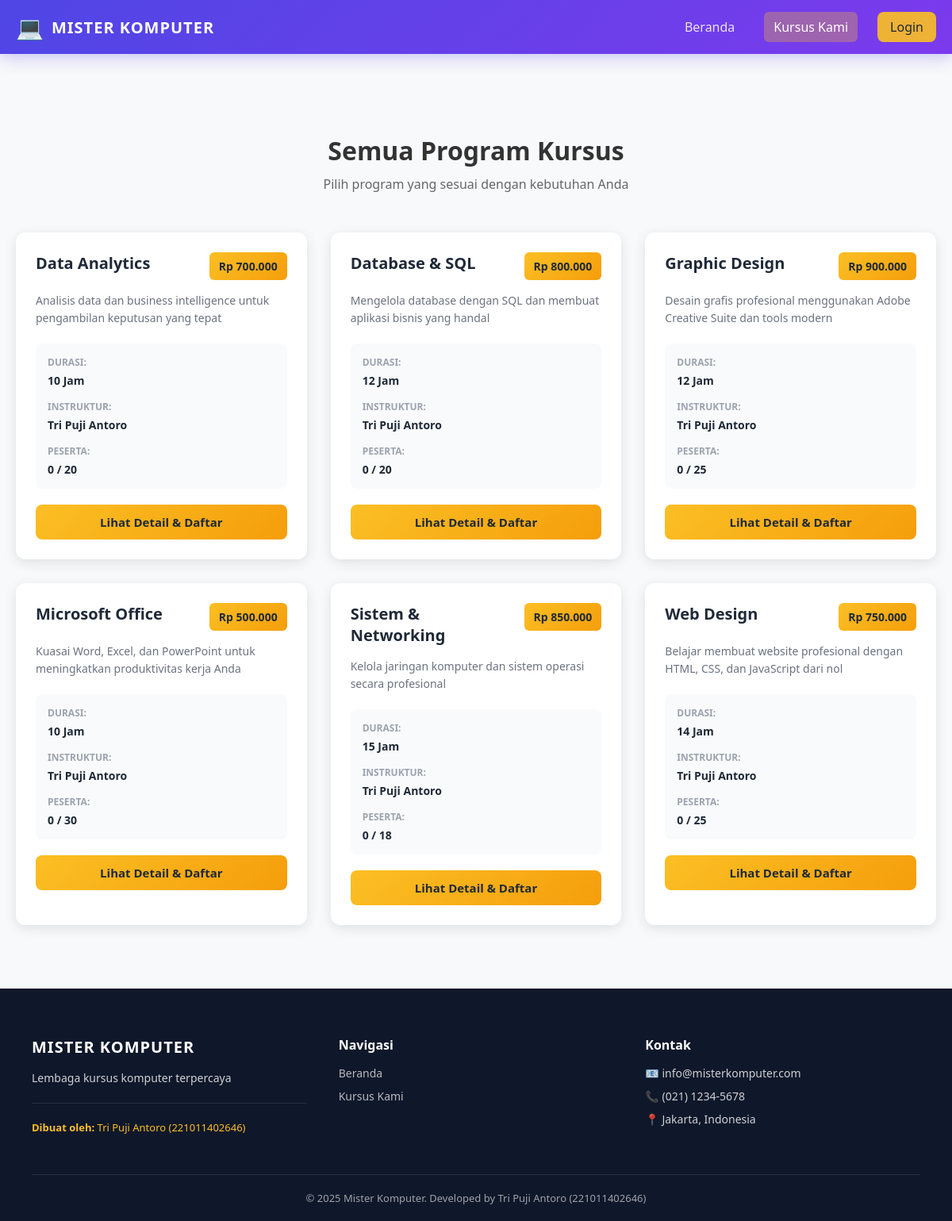
Page /pages/courses.php on the committed database.
### tables this page shows
CREATE TABLE IF NOT EXISTS courses (
    id_course INT AUTO_INCREMENT PRIMARY KEY,
    nama_course VARCHAR(100) NOT NULL,
    deskripsi TEXT NOT NULL,
    harga DECIMAL(10, 2) NOT NULL,
    durasi_jam INT NOT NULL,
    instruktur VARCHAR(100) NOT NULL,
    kapasitas INT DEFAULT 30,
    image_url VARCHAR(255),
    created_at TIMESTAMP DEFAULT CURRENT_TIMESTAMP,
    updated_at TIMESTAMP DEFAULT CURRENT_TIMESTAMP ON UPDATE CURRENT_TIMESTAMP
);

### pages/courses.php (the view, shortened to what this page needs)
<?php include '../config/koneksi.php'; ?>
<!DOCTYPE html>
<html>
<head>
    <link rel="stylesheet" href="../assets/css/style.css">
</head>
<body>
<nav class="navbar">
    <div class="nav-container">
        <div class="nav-logo">
            <span class="logo-icon">💻</span>
            <h1>MISTER KOMPUTER</h1>
        </div>
        <ul class="nav-menu">
            <li><a href="../index.php" class="nav-link">Beranda</a></li>
            <li><a href="courses.php" class="nav-link active">Kursus Kami</a></li>
            <?php if (isset($_SESSION['id_user'])): ?>
                <li>
                    <?php if ($_SESSION['role'] == 'admin'): ?>
                        <a href="../admin/dashboard.php" class="nav-link btn-nav">Admin Panel</a>
                    <?php else: ?>
                        <a href="dashboard-user.php" class="nav-link btn-nav">Dashboard</a>
                    <?php endif; ?>
                </li>
                <li><a href="../auth/logout.php" class="nav-link btn-logout">Logout</a></li>
            <?php else: ?>
                <li><a href="../auth/login.php" class="nav-link btn-nav">Login</a></li>
            <?php endif; ?>
        </ul>
    </div>
</nav>
<div class="container" style="margin-top: 100px; margin-bottom: 50px;">
    <h1 style="text-align: center; margin-bottom: 10px;">Semua Program Kursus</h1>
    <p style="text-align: center; color: #666; margin-bottom: 50px;">Pilih program yang sesuai dengan kebutuhan Anda</p>
    <div class="courses-grid">
        <?php
        $query = "SELECT * FROM courses ORDER BY nama_course ASC";
        $result = mysqli_query($koneksi, $query);
        while ($row = mysqli_fetch_assoc($result)):
            $jumlah_peserta = mysqli_fetch_assoc(mysqli_query($koneksi, "SELECT COUNT(*) as total FROM enrollments WHERE id_course = " . $row['id_course']))['total'];
        ?>
        <div class="course-card-full">
            <div class="course-header">
                <h3><?php echo htmlspecialchars($row['nama_course']); ?></h3>
                <span class="badge-price">Rp <?php echo number_format($row['harga'], 0, ',', '.'); ?></span>
            </div>
            <p class="course-description"><?php echo htmlspecialchars($row['deskripsi']); ?></p>
            <div class="course-info">
                <div class="info-item">
                    <span class="label">Durasi:</span>
                    <span class="value"><?php echo $row['durasi_jam']; ?> Jam</span>
                </div>
                <div class="info-item">
                    <span class="label">Instruktur:</span>
                    <span class="value"><?php echo htmlspecialchars($row['instruktur']); ?></span>
                </div>
                <div class="info-item">
                    <span class="label">Peserta:</span>
                    <span class="value"><?php echo $jumlah_peserta; ?> / <?php echo $row['kapasitas']; ?></span>
                </div>
            </div>
            <div class="course-actions">
                <a href="course-detail.php?id=<?php echo $row['id_course']; ?>" class="btn btn-primary">Lihat Detail & Daftar</a>
            </div>
        </div>
        <?php endwhile; ?>
    </div>
</div>
<footer class="footer-main">
    <div class="footer-container">
        <div class="footer-content">
            <h3>MISTER KOMPUTER</h3>
            <p>Lembaga kursus komputer terpercaya</p>
            <div class="footer-info">
                <p><strong>Dibuat oleh:</strong> Tri Puji Antoro (221011402646)</p>
            </div>
        </div>
        <div class="footer-links">
            <h4>Navigasi</h4>
            <ul>
                <li><a href="../index.php">Beranda</a></li>
                <li><a href="courses.php">Kursus Kami</a></li>
            </ul>
        </div>
        <div class="footer-contact">
            <h4>Kontak</h4>
            <ul>
                <li>📧 info@misterkomputer.com</li>
                <li>📞 (021) 1234-5678</li>
                <li>📍 Jakarta, Indonesia</li>
            </ul>
        </div>
    </div>
    <div class="footer-bottom">
        <p>&copy; 2025 Mister Komputer. Developed by Tri Puji Antoro (221011402646)</p>
    </div>
</footer>
</body>
</html>

### assets/css/style.css (style rules this page uses)
* { margin: 0; padding: 0; box-sizing: border-box; }
html { scroll-behavior: smooth; }
body { font-family: "Segoe UI", Tahoma, Geneva, Verdana, sans-serif; background-color: #f8f9fa; color: #333; }
.navbar { position: sticky; top: 0; width: 100%; background: linear-gradient(135deg, #4f46e5 0%, #7c3aed 100%); padding: 15px 0; box-shadow: 0 4px 20px rgba(79, 70, 229, 0.3); z-index: 1000; }
.nav-container { max-width: 1200px; margin: 0 auto; padding: 0 20px; display: flex; justify-content: space-between; align-items: center; }
.nav-logo { display: flex; align-items: center; gap: 10px; color: white; font-weight: bold; }
.nav-logo h1 { font-size: 20px; letter-spacing: 1px; margin: 0; }
.logo-icon { font-size: 28px; }
.nav-menu { display: flex; list-style: none; gap: 25px; align-items: center; flex-wrap: wrap; }
.nav-link { color: rgba(255, 255, 255, 0.85); text-decoration: none; font-weight: 500; transition: all 0.3s ease; padding: 8px 12px; border-radius: 6px; }
.nav-link:hover, .nav-link.active { color: white; }
.nav-link.active { background: rgba(251, 191, 36, 0.3); }
.btn-nav { background: rgba(251, 191, 36, 0.9) !important; color: #1f2937 !important; padding: 8px 16px !important; border-radius: 8px; }
.container { max-width: 1200px; margin: 0 auto; padding: 0 20px; }
.btn { display: inline-block; padding: 12px 24px; border-radius: 8px; text-decoration: none; font-weight: 600; transition: all 0.3s ease; cursor: pointer; border: none; font-size: 15px; }
.btn-primary { background: linear-gradient(135deg, #fbbf24 0%, #f59e0b 100%); color: #1f2937; }
.courses-grid { display: grid; grid-template-columns: repeat(auto-fill, minmax(350px, 1fr)); gap: 30px; margin: 30px 0; }
.course-card-full { background: white; border-radius: 12px; padding: 25px; box-shadow: 0 4px 15px rgba(0, 0, 0, 0.1); transition: all 0.3s ease; }
.course-header { display: flex; justify-content: space-between; align-items: flex-start; margin-bottom: 15px; gap: 10px; }
.course-header h3 { color: #1f2937; font-size: 20px; margin: 0; }
.badge-price { background: linear-gradient(135deg, #fbbf24 0%, #f59e0b 100%); color: #1f2937; padding: 8px 12px; border-radius: 6px; font-weight: 700; font-size: 14px; white-space: nowrap; }
.course-description { color: #6b7280; font-size: 14px; line-height: 1.6; margin-bottom: 20px; }
.course-info { background: #f9fafb; padding: 15px; border-radius: 8px; margin-bottom: 20px; display: grid; grid-template-columns: repeat(auto-fit, minmax(150px, 1fr)); gap: 15px; }
.info-item { display: flex; flex-direction: column; gap: 5px; }
.info-item .label { color: #9ca3af; font-size: 12px; font-weight: 600; text-transform: uppercase; }
.info-item .value { color: #1f2937; font-weight: 600; font-size: 14px; }
.course-actions { display: flex; gap: 10px; }
.course-actions .btn { flex: 1; text-align: center; }
.footer-main { background: #0f172a; color: rgba(255, 255, 255, 0.8); padding: 60px 40px 20px; margin-top: 80px; }
.footer-container { max-width: 1200px; margin: 0 auto; display: grid; grid-template-columns: repeat(auto-fit, minmax(250px, 1fr)); gap: 40px; margin-bottom: 40px; }
.footer-content h3 { font-size: 20px; color: white; margin-bottom: 15px; letter-spacing: 1px; }
.footer-content p { font-size: 14px; line-height: 1.6; margin-bottom: 15px; }
.footer-info { margin-top: 20px; padding-top: 20px; border-top: 1px solid rgba(255, 255, 255, 0.1); }
.footer-info p { font-size: 13px; margin-bottom: 8px; color: #fbbf24; }
.footer-links h4, .footer-contact h4 { color: white; margin-bottom: 15px; font-size: 16px; }
.footer-links ul, .footer-contact ul { list-style: none; }
.footer-links li, .footer-contact li { margin-bottom: 10px; font-size: 14px; }
.footer-links a { color: rgba(255, 255, 255, 0.7); text-decoration: none; transition: color 0.3s; }
.footer-bottom { text-align: center; padding-top: 20px; border-top: 1px solid rgba(255, 255, 255, 0.1); font-size: 13px; color: rgba(255, 255, 255, 0.6); }

### rows in the picture
courses: nama_course "Data Analytics", harga "700.000", deskripsi "Analisis data dan business intelligence untuk pengambilan keputusan yang tepat", durasi_jam "10", instruktur "Tri Puji Antoro", jumlah_peserta "0", kapasitas "20"
courses: nama_course "Database & SQL", harga "800.000", deskripsi "Mengelola database dengan SQL dan membuat aplikasi bisnis yang handal", durasi_jam "12", instruktur "Tri Puji Antoro", jumlah_peserta "0", kapasitas "20"
courses: nama_course "Graphic Design", harga "900.000", deskripsi "Desain grafis profesional menggunakan Adobe Creative Suite dan tools modern", durasi_jam "12", instruktur "Tri Puji Antoro", jumlah_peserta "0", kapasitas "25"
courses: nama_course "Microsoft Office", harga "500.000", deskripsi "Kuasai Word, Excel, dan PowerPoint untuk meningkatkan produktivitas kerja Anda", durasi_jam "10", instruktur "Tri Puji Antoro", jumlah_peserta "0", kapasitas "30"
courses: nama_course "Sistem & Networking", harga "850.000", deskripsi "Kelola jaringan komputer dan sistem operasi secara profesional", durasi_jam "15", instruktur "Tri Puji Antoro", jumlah_peserta "0", kapasitas "18"
courses: nama_course "Web Design", harga "750.000", deskripsi "Belajar membuat website profesional dengan HTML, CSS, dan JavaScript dari nol", durasi_jam "14", instruktur "Tri Puji Antoro", jumlah_peserta "0", kapasitas "25"
